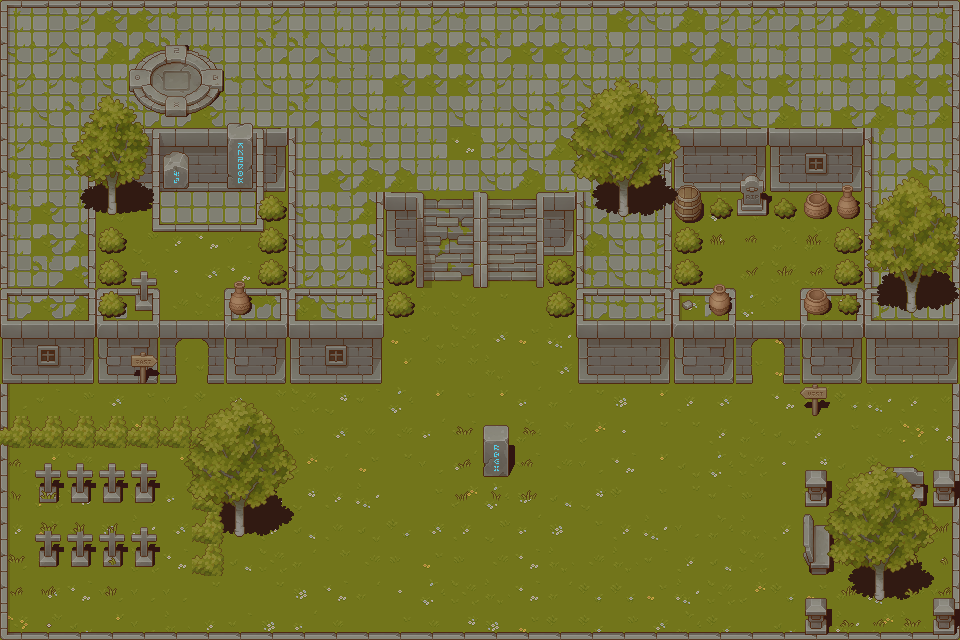

The image is a tile-based game level rendered from a .tmx file. Its description and source (layers, tilesets, objects; grid data summarised) follow:
An orthogonal 30x20 tile map with 32x32 px tiles, 15 tile layers (Base, Fondation1, Fondation_dessous, Fondation2, ...), 2 hidden layers not drawn, 8 tilesets.

<map version="1.10" tiledversion="1.11.0" orientation="orthogonal" renderorder="right-down" width="30" height="20" tilewidth="32" tileheight="32" infinite="0" nextlayerid="19" nextobjectid="1">
 <editorsettings>
  <export target="../Maps/CartesRuines.tmj" format="json" />
 </editorsettings>
 <tileset firstgid="1" name="Tileset Grass" tilewidth="32" tileheight="32" tilecount="64" columns="8">
  <image source="../../Texture/TX_Tileset_Grass.png" width="256" height="256" />
 </tileset>
 <tileset firstgid="65" name="TX Tileset Stone Ground" tilewidth="32" tileheight="32" tilecount="64" columns="8">
  <image source="../../Texture/TX_Tileset_Stone_Ground.png" width="256" height="256" />
  <tile id="9">
   <properties>
    <property name="end" type="bool" value="true" />
   </properties>
  </tile>
 </tileset>
 <tileset firstgid="129" name="TX Tileset Wall" tilewidth="32" tileheight="32" tilecount="256" columns="16">
  <image source="../../Texture/TX_Tileset_Wall.png" width="512" height="512" />
  <tile id="49">
   <properties>
    <property name="Colision" type="bool" value="true" />
   </properties>
  </tile>
  <tile id="50">
   <properties>
    <property name="Colision" type="bool" value="true" />
   </properties>
  </tile>
  <tile id="51">
   <properties>
    <property name="Colision" type="bool" value="true" />
   </properties>
  </tile>
  <tile id="60">
   <properties>
    <property name="Colision" type="bool" value="true" />
   </properties>
  </tile>
  <tile id="61">
   <properties>
    <property name="Colision" type="bool" value="true" />
   </properties>
  </tile>
  <tile id="65">
   <properties>
    <property name="Colision" type="bool" value="true" />
   </properties>
  </tile>
  <tile id="66">
   <properties>
    <property name="Colision" type="bool" value="true" />
   </properties>
  </tile>
  <tile id="67">
   <properties>
    <property name="Colision" type="bool" value="true" />
   </properties>
  </tile>
  <tile id="76">
   <properties>
    <property name="Colision" type="bool" value="true" />
   </properties>
  </tile>
  <tile id="77">
   <properties>
    <property name="Colision" type="bool" value="true" />
   </properties>
  </tile>
  <tile id="97">
   <properties>
    <property name="Colision" type="bool" value="true" />
   </properties>
  </tile>
  <tile id="98">
   <properties>
    <property name="Colision" type="bool" value="true" />
   </properties>
  </tile>
  <tile id="99">
   <properties>
    <property name="Colision" type="bool" value="true" />
   </properties>
  </tile>
  <tile id="100">
   <properties>
    <property name="Colision" type="bool" value="true" />
   </properties>
  </tile>
  <tile id="113">
   <properties>
    <property name="Colision" type="bool" value="true" />
   </properties>
  </tile>
  <tile id="114">
   <properties>
    <property name="Colision" type="bool" value="true" />
   </properties>
  </tile>
  <tile id="115">
   <properties>
    <property name="Colision" type="bool" value="true" />
   </properties>
  </tile>
  <tile id="116">
   <properties>
    <property name="Colision" type="bool" value="true" />
   </properties>
  </tile>
 </tileset>
 <tileset firstgid="385" name="Struct" tilewidth="32" tileheight="32" tilecount="256" columns="16">
  <image source="../../Texture/TX_Struct.png" width="512" height="512" />
 </tileset>
 <tileset firstgid="641" name="Props" tilewidth="32" tileheight="32" tilecount="256" columns="16">
  <image source="../../Texture/TX_Props.png" width="512" height="512" />
  <tile id="5">
   <properties>
    <property name="Colision" type="bool" value="true" />
   </properties>
  </tile>
  <tile id="9">
   <properties>
    <property name="Colision" type="bool" value="true" />
   </properties>
  </tile>
  <tile id="10">
   <properties>
    <property name="Colision" type="bool" value="true" />
   </properties>
  </tile>
  <tile id="21">
   <properties>
    <property name="Colision" type="bool" value="true" />
   </properties>
  </tile>
  <tile id="23">
   <properties>
    <property name="Colision" type="bool" value="true" />
   </properties>
  </tile>
  <tile id="25">
   <properties>
    <property name="Colision" type="bool" value="true" />
   </properties>
  </tile>
  <tile id="26">
   <properties>
    <property name="Colision" type="bool" value="true" />
   </properties>
  </tile>
  <tile id="30">
   <properties>
    <property name="Colision" type="bool" value="true" />
   </properties>
  </tile>
  <tile id="46">
   <properties>
    <property name="Colision" type="bool" value="true" />
   </properties>
  </tile>
  <tile id="55">
   <properties>
    <property name="Colision" type="bool" value="true" />
   </properties>
  </tile>
  <tile id="60">
   <properties>
    <property name="Colision" type="bool" value="true" />
   </properties>
  </tile>
  <tile id="65">
   <properties>
    <property name="Colision" type="bool" value="true" />
   </properties>
  </tile>
  <tile id="69">
   <properties>
    <property name="Colision" type="bool" value="true" />
   </properties>
  </tile>
  <tile id="71">
   <properties>
    <property name="Colision" type="bool" value="true" />
   </properties>
  </tile>
  <tile id="76">
   <properties>
    <property name="Colision" type="bool" value="true" />
   </properties>
  </tile>
  <tile id="78">
   <properties>
    <property name="Colision" type="bool" value="true" />
   </properties>
  </tile>
  <tile id="83">
   <properties>
    <property name="Colision" type="bool" value="true" />
   </properties>
  </tile>
  <tile id="85">
   <properties>
    <property name="Colision" type="bool" value="true" />
   </properties>
  </tile>
  <tile id="87">
   <properties>
    <property name="Colision" type="bool" value="true" />
   </properties>
  </tile>
  <tile id="101">
   <properties>
    <property name="Colision" type="bool" value="true" />
   </properties>
  </tile>
  <tile id="103">
   <properties>
    <property name="Colision" type="bool" value="true" />
   </properties>
  </tile>
  <tile id="115">
   <properties>
    <property name="Colision" type="bool" value="true" />
   </properties>
  </tile>
  <tile id="117">
   <properties>
    <property name="Colision" type="bool" value="true" />
   </properties>
  </tile>
  <tile id="149">
   <properties>
    <property name="Colision" type="bool" value="true" />
   </properties>
  </tile>
  <tile id="153">
   <properties>
    <property name="Active" type="bool" value="true" />
    <property name="Colision" type="bool" value="false" />
   </properties>
  </tile>
  <tile id="156">
   <properties>
    <property name="Active" type="bool" value="true" />
    <property name="Colision" type="bool" value="true" />
   </properties>
  </tile>
  <tile id="167">
   <properties>
    <property name="Colision" type="bool" value="true" />
   </properties>
  </tile>
  <tile id="169">
   <properties>
    <property name="Active" type="bool" value="true" />
    <property name="Colision" type="bool" value="true" />
   </properties>
  </tile>
  <tile id="181">
   <properties>
    <property name="Colision" type="bool" value="true" />
   </properties>
  </tile>
 </tileset>
 <tileset firstgid="897" name="Plant" tilewidth="32" tileheight="32" tilecount="256" columns="16">
  <image source="../../Texture/TX_Plant.png" width="512" height="512" />
  <tile id="50">
   <properties>
    <property name="Colision" type="bool" value="true" />
   </properties>
  </tile>
  <tile id="54">
   <properties>
    <property name="Colision" type="bool" value="true" />
   </properties>
  </tile>
  <tile id="58">
   <properties>
    <property name="Colision" type="bool" value="true" />
   </properties>
  </tile>
  <tile id="66">
   <properties>
    <property name="Colision" type="bool" value="true" />
   </properties>
  </tile>
  <tile id="70">
   <properties>
    <property name="Colision" type="bool" value="true" />
   </properties>
  </tile>
  <tile id="74">
   <properties>
    <property name="Colision" type="bool" value="true" />
   </properties>
  </tile>
  <tile id="99">
   <properties>
    <property name="Colision" type="bool" value="true" />
   </properties>
  </tile>
  <tile id="105">
   <properties>
    <property name="Colision" type="bool" value="true" />
   </properties>
  </tile>
 </tileset>
 <tileset firstgid="1153" name="Shadow" tilewidth="32" tileheight="32" tilecount="256" columns="16">
  <image source="../../Texture/TX_Shadow.png" width="512" height="512" />
 </tileset>
 <tileset firstgid="1409" name="Shadow Plant" tilewidth="32" tileheight="32" tilecount="256" columns="16">
  <image source="../../Texture/TX_Shadow_Plant.png" width="512" height="512" />
 </tileset>
 <layer id="1" name="Base" width="30" height="20">
  <data>[600 cells, 600 non-empty, 44 distinct tile ids]</data>
 </layer>
 <layer id="2" name="Fondation1" width="30" height="20">
  <data>[600 cells, 207 non-empty, 21 distinct tile ids]</data>
 </layer>
 <layer id="10" name="Fondation_dessous" width="30" height="20">
  <data>[600 cells, 8 non-empty, 4 distinct tile ids]</data>
 </layer>
 <layer id="3" name="Fondation2" width="30" height="20">
  <data>[600 cells, 38 non-empty, 34 distinct tile ids]</data>
 </layer>
 <layer id="8" name="Ombres" width="30" height="20">
  <data>[600 cells, 43 non-empty, 30 distinct tile ids]</data>
 </layer>
 <layer id="4" name="Objets" width="30" height="20">
  <data>[600 cells, 13 non-empty, 13 distinct tile ids]</data>
 </layer>
 <layer id="16" name="Plateforme" width="30" height="20">
  <data>[600 cells, 1 non-empty, 1 distinct tile ids]</data>
 </layer>
 <layer id="13" name="Decoration_dessous" width="30" height="20">
  <data>[600 cells, 16 non-empty, 5 distinct tile ids]</data>
 </layer>
 <layer id="5" name="Decorations" width="30" height="20">
  <data>[600 cells, 37 non-empty, 24 distinct tile ids]</data>
 </layer>
 <layer id="18" name="HistoireVisuel" width="30" height="20">
  <data>[600 cells, 2 non-empty, 2 distinct tile ids]</data>
 </layer>
 <layer id="17" name="Visual" width="30" height="20">
  <data>[600 cells, 3 non-empty, 3 distinct tile ids]</data>
 </layer>
 <layer id="14" name="Portes_fermer" width="30" height="20" visible="0">
  <data>[600 cells, 6 non-empty, 6 distinct tile ids]</data>
 </layer>
 <layer id="15" name="Portes_ouverte" width="30" height="20" visible="0">
  <data>[600 cells, 6 non-empty, 6 distinct tile ids]</data>
 </layer>
 <layer id="9" name="Ombres_Plantes" width="30" height="20">
  <data>[600 cells, 51 non-empty, 22 distinct tile ids]</data>
 </layer>
 <layer id="6" name="Plantes" width="30" height="20">
  <data>[600 cells, 64 non-empty, 24 distinct tile ids]</data>
 </layer>
 <layer id="7" name="Plantes2" width="30" height="20">
  <data>[600 cells, 37 non-empty, 16 distinct tile ids]</data>
 </layer>
 <layer id="11" name="Plantes_dessous" width="30" height="20">
  <data>[600 cells, 95 non-empty, 49 distinct tile ids]</data>
 </layer>
</map>
